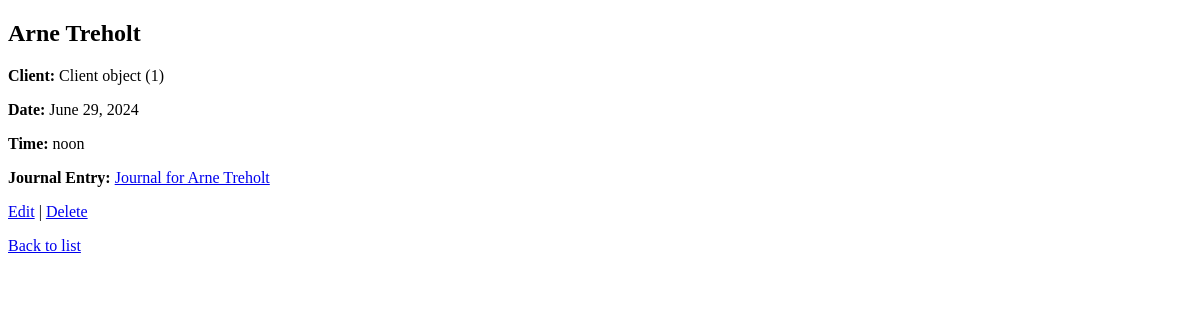
The app's page /journals/appointments/1/ (signed in), older data.
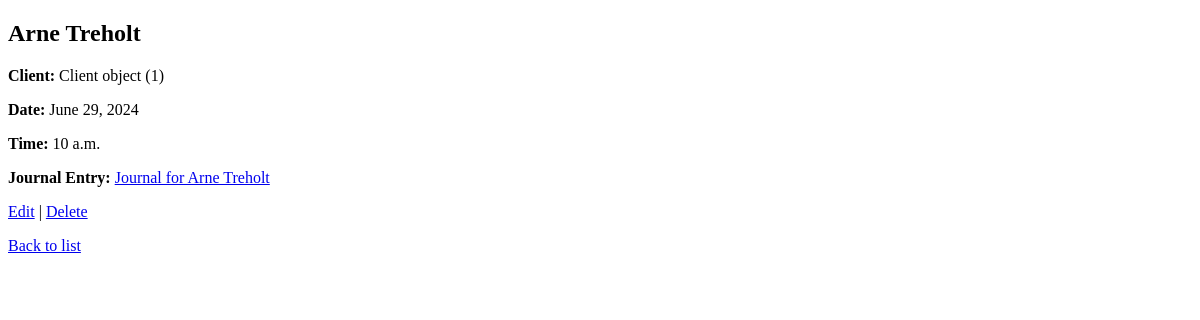
The same page, newer data.
### journals/models.py (models this page shows, shortened)
class Appointment(models.Model):
    title = models.CharField(max_length=200)
    psychologist = models.ForeignKey(User, on_delete=models.CASCADE)
    client = models.ForeignKey(Client, on_delete=models.CASCADE)
    service = models.ForeignKey(Service, on_delete=models.CASCADE)
    date = models.DateField()
    time = models.TimeField()
    created_at = models.DateTimeField(auto_now_add=True)
    journal_entry = models.OneToOneField(Journal, on_delete=models.SET_NULL, null=True, blank=True)

class Client(models.Model):
    name = models.CharField(max_length=100)
    email = models.EmailField()
    psychologist = models.ForeignKey(User, on_delete=models.CASCADE)

class Journal(models.Model):
    title = models.CharField(max_length=200)
    client = models.ForeignKey(Client, on_delete=models.CASCADE)
    content = models.TextField()
    created_at = models.DateTimeField(auto_now_add=True)
    updated_at = models.DateTimeField(auto_now=True)

### journals/views.py (the view)
# urls.py: path('appointments/<int:pk>/', views.appointment_detail, name='appointment_detail'),
@login_required
def appointment_detail(request, pk):
    appointment = get_object_or_404(Appointment, pk=pk)
    return render(request, 'journals/appointment_detail.html', {'appointment': appointment})

### journals/templates/journals/appointment_detail.html (shortened to what this page needs)
{% load static %}
<!DOCTYPE html>
<html>
<head>
</head>
<body>
    <h2>{{ appointment.title }}</h2>
    <p><strong>Client:</strong> {{ appointment.client }}</p>
    <p><strong>Date:</strong> {{ appointment.date }}</p>
    <p><strong>Time:</strong> {{ appointment.time }}</p>
    <p><strong>Journal Entry:</strong> {% if appointment.journal_entry %}<a href="{% url 'journal_detail' appointment.journal_entry.pk %}">{{ appointment.journal_entry.title }}</a>{% else %}None{% endif %}</p>
    <a href="{% url 'appointment_edit' appointment.pk %}">Edit</a> |
    <a href="{% url 'appointment_delete' appointment.pk %}">Delete</a>
    <p><a href="{% url 'appointment_list' %}">Back to list</a></p>
</body>
</html>

Row changes from the older to the newer data that the page shows:
changed Appointment "Arne Treholt": time "noon" → "10 a.m."
